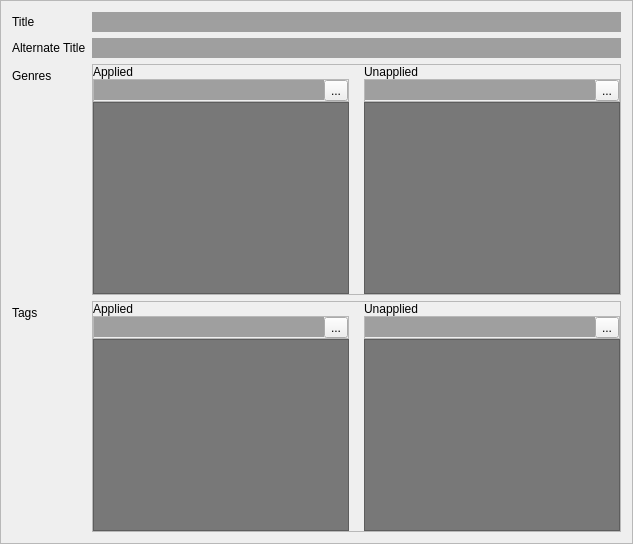
     <widget class="QFrame" name="frame">
      <property name="frameShape">
       <enum>QFrame::StyledPanel</enum>
      </property>
      <property name="frameShadow">
       <enum>QFrame::Sunken</enum>
      </property>
      <layout class="QFormLayout" name="formLayout">
       <item row="0" column="0">
        <widget class="QLabel" name="label">
         <property name="text">
          <string>Title</string>
         </property>
        </widget>
       </item>
       <item row="0" column="1">
        <widget class="QLineEdit" name="title">
         <property name="palette">
          <palette>
           <active>
            <colorrole role="Base">
             <brush brushstyle="SolidPattern">
              <color alpha="255">
               <red>159</red>
               <green>159</green>
               <blue>159</blue>
              </color>
             </brush>
            </colorrole>
           </active>
           <inactive>
            <colorrole role="Base">
             <brush brushstyle="SolidPattern">
              <color alpha="255">
               <red>159</red>
               <green>159</green>
               <blue>159</blue>
              </color>
             </brush>
            </colorrole>
           </inactive>
           <disabled>
            <colorrole role="Base">
             <brush brushstyle="SolidPattern">
              <color alpha="255">
               <red>108</red>
               <green>108</green>
               <blue>108</blue>
              </color>
             </brush>
            </colorrole>
           </disabled>
          </palette>
         </property>
         <property name="autoFillBackground">
          <bool>true</bool>
         </property>
         <property name="frame">
          <bool>false</bool>
         </property>
        </widget>
       </item>
       <item row="1" column="0">
        <widget class="QLabel" name="label_2">
         <property name="text">
          <string>Alternate Title</string>
         </property>
        </widget>
       </item>
       <item row="1" column="1">
        <widget class="QLineEdit" name="alt_title">
         <property name="palette">
          <palette>
           <active>
            <colorrole role="Base">
             <brush brushstyle="SolidPattern">
              <color alpha="255">
               <red>159</red>
               <green>159</green>
               <blue>159</blue>
              </color>
             </brush>
            </colorrole>
           </active>
           <inactive>
            <colorrole role="Base">
             <brush brushstyle="SolidPattern">
              <color alpha="255">
               <red>159</red>
               <green>159</green>
               <blue>159</blue>
              </color>
             </brush>
            </colorrole>
           </inactive>
           <disabled>
            <colorrole role="Base">
             <brush brushstyle="SolidPattern">
              <color alpha="255">
               <red>108</red>
               <green>108</green>
               <blue>108</blue>
              </color>
             </brush>
            </colorrole>
           </disabled>
          </palette>
         </property>
         <property name="autoFillBackground">
          <bool>true</bool>
         </property>
         <property name="frame">
          <bool>false</bool>
         </property>
        </widget>
       </item>
       <item row="2" column="0">
        <widget class="QLabel" name="label_24">
         <property name="text">
          <string>Genres</string>
         </property>
        </widget>
       </item>
       <item row="2" column="1">
        <widget class="QFrame" name="frame_14">
         <property name="frameShape">
          <enum>QFrame::StyledPanel</enum>
         </property>
         <property name="frameShadow">
          <enum>QFrame::Raised</enum>
         </property>
         <layout class="QGridLayout" name="gridLayout_4">
          <property name="leftMargin">
           <number>0</number>
          </property>
          <property name="topMargin">
           <number>0</number>
          </property>
          <property name="rightMargin">
           <number>0</number>
          </property>
          <property name="bottomMargin">
           <number>0</number>
          </property>
          <property name="horizontalSpacing">
           <number>15</number>
          </property>
          <property name="verticalSpacing">
           <number>0</number>
          </property>
          <item row="0" column="1">
           <widget class="QLabel" name="label_30">
            <property name="text">
             <string>Unapplied</string>
            </property>
           </widget>
          </item>
          <item row="0" column="0">
           <widget class="QLabel" name="label_29">
            <property name="text">
             <string>Applied</string>
            </property>
           </widget>
          </item>
          <item row="2" column="1">
           <widget class="QListWidget" name="genres_no_list">
            <property name="styleSheet">
             <string notr="true">QListWidget{background:rgb(120,120,120)}
QListWidget::item:selected{background: rgb(219, 219, 219)}
QListWidget::item:selected{color:black} </string>
            </property>
            <property name="editTriggers">
             <set>QAbstractItemView::NoEditTriggers</set>
            </property>
           </widget>
          </item>
          <item row="2" column="0">
           <widget class="QListWidget" name="genres_yes_list">
            <property name="styleSheet">
             <string notr="true">QListWidget{background:rgb(120,120,120)}
QListWidget::item:selected{background: rgb(219, 219, 219)}
QListWidget::item:selected{color:black} </string>
            </property>
            <property name="editTriggers">
             <set>QAbstractItemView::NoEditTriggers</set>
            </property>
           </widget>
          </item>
          <item row="1" column="0">
           <widget class="QFrame" name="frame_7">
            <property name="frameShape">
             <enum>QFrame::StyledPanel</enum>
            </property>
            <property name="frameShadow">
             <enum>QFrame::Raised</enum>
            </property>
            <layout class="QHBoxLayout" name="horizontalLayout_11">
             <property name="spacing">
              <number>0</number>
             </property>
             <property name="leftMargin">
              <number>0</number>
             </property>
             <property name="topMargin">
              <number>0</number>
             </property>
             <property name="rightMargin">
              <number>0</number>
             </property>
             <property name="bottomMargin">
              <number>0</number>
             </property>
             <item>
              <widget class="QLineEdit" name="genres_yes">
               <property name="palette">
                <palette>
                 <active>
                  <colorrole role="Base">
                   <brush brushstyle="SolidPattern">
                    <color alpha="255">
                     <red>159</red>
                     <green>159</green>
                     <blue>159</blue>
                    </color>
                   </brush>
                  </colorrole>
                 </active>
                 <inactive>
                  <colorrole role="Base">
                   <brush brushstyle="SolidPattern">
                    <color alpha="255">
                     <red>159</red>
                     <green>159</green>
                     <blue>159</blue>
                    </color>
                   </brush>
                  </colorrole>
                 </inactive>
                 <disabled>
                  <colorrole role="Base">
                   <brush brushstyle="SolidPattern">
                    <color alpha="255">
                     <red>108</red>
                     <green>108</green>
                     <blue>108</blue>
                    </color>
                   </brush>
                  </colorrole>
                 </disabled>
                </palette>
               </property>
               <property name="autoFillBackground">
                <bool>true</bool>
               </property>
               <property name="frame">
                <bool>false</bool>
               </property>
              </widget>
             </item>
             <item>
              <widget class="QToolButton" name="genres_yes_button">
               <property name="text">
                <string>...</string>
               </property>
              </widget>
             </item>
            </layout>
           </widget>
          </item>
          <item row="1" column="1">
           <widget class="QFrame" name="frame_15">
            <property name="frameShape">
             <enum>QFrame::StyledPanel</enum>
            </property>
            <property name="frameShadow">
             <enum>QFrame::Raised</enum>
            </property>
            <layout class="QHBoxLayout" name="horizontalLayout_12">
             <property name="spacing">
              <number>0</number>
             </property>
             <property name="leftMargin">
              <number>0</number>
             </property>
             <property name="topMargin">
              <number>0</number>
             </property>
             <property name="rightMargin">
              <number>0</number>
             </property>
             <property name="bottomMargin">
              <number>0</number>
             </property>
             <item>
              <widget class="QLineEdit" name="genres_no">
               <property name="palette">
                <palette>
                 <active>
                  <colorrole role="Base">
                   <brush brushstyle="SolidPattern">
                    <color alpha="255">
                     <red>159</red>
                     <green>159</green>
                     <blue>159</blue>
                    </color>
                   </brush>
                  </colorrole>
                 </active>
                 <inactive>
                  <colorrole role="Base">
                   <brush brushstyle="SolidPattern">
                    <color alpha="255">
                     <red>159</red>
                     <green>159</green>
                     <blue>159</blue>
                    </color>
                   </brush>
                  </colorrole>
                 </inactive>
                 <disabled>
                  <colorrole role="Base">
                   <brush brushstyle="SolidPattern">
                    <color alpha="255">
                     <red>108</red>
                     <green>108</green>
                     <blue>108</blue>
                    </color>
                   </brush>
                  </colorrole>
                 </disabled>
                </palette>
               </property>
               <property name="autoFillBackground">
                <bool>true</bool>
               </property>
               <property name="frame">
                <bool>false</bool>
               </property>
              </widget>
             </item>
             <item>
              <widget class="QToolButton" name="genres_no_button">
               <property name="text">
                <string>...</string>
               </property>
              </widget>
             </item>
            </layout>
           </widget>
          </item>
         </layout>
        </widget>
       </item>
       <item row="3" column="0">
        <widget class="QLabel" name="label_32">
         <property name="text">
          <string>Tags</string>
         </property>
        </widget>
       </item>
       <item row="3" column="1">
        <widget class="QFrame" name="frame_17">
         <property name="frameShape">
          <enum>QFrame::StyledPanel</enum>
         </property>
         <property name="frameShadow">
          <enum>QFrame::Raised</enum>
         </property>
         <layout class="QGridLayout" name="gridLayout_5">
          <property name="leftMargin">
           <number>0</number>
          </property>
          <property name="topMargin">
           <number>0</number>
          </property>
          <property name="rightMargin">
           <number>0</number>
          </property>
          <property name="bottomMargin">
           <number>0</number>
          </property>
          <property name="horizontalSpacing">
           <number>15</number>
          </property>
          <property name="verticalSpacing">
           <number>0</number>
          </property>
          <item row="2" column="0">
           <widget class="QListWidget" name="tags_yes_list">
            <property name="styleSheet">
             <string notr="true">QListWidget{background:rgb(120,120,120)}
QListWidget::item:selected{background: rgb(219, 219, 219)}
QListWidget::item:selected{color:black} </string>
            </property>
            <property name="editTriggers">
             <set>QAbstractItemView::NoEditTriggers</set>
            </property>
           </widget>
          </item>
          <item row="2" column="1">
           <widget class="QListWidget" name="tags_no_list">
            <property name="styleSheet">
             <string notr="true">QListWidget{background:rgb(120,120,120)}
QListWidget::item:selected{background: rgb(219, 219, 219)}
QListWidget::item:selected{color:black} </string>
            </property>
            <property name="editTriggers">
             <set>QAbstractItemView::NoEditTriggers</set>
            </property>
           </widget>
          </item>
          <item row="0" column="0">
           <widget class="QLabel" name="label_34">
            <property name="text">
             <string>Applied</string>
            </property>
           </widget>
          </item>
          <item row="0" column="1">
           <widget class="QLabel" name="label_33">
            <property name="text">
             <string>Unapplied</string>
            </property>
           </widget>
          </item>
          <item row="1" column="0">
           <widget class="QFrame" name="frame_16">
            <property name="frameShape">
             <enum>QFrame::StyledPanel</enum>
            </property>
            <property name="frameShadow">
             <enum>QFrame::Raised</enum>
            </property>
            <layout class="QHBoxLayout" name="horizontalLayout_13">
             <property name="spacing">
              <number>0</number>
             </property>
             <property name="leftMargin">
              <number>0</number>
             </property>
             <property name="topMargin">
              <number>0</number>
             </property>
             <property name="rightMargin">
              <number>0</number>
             </property>
             <property name="bottomMargin">
              <number>0</number>
             </property>
             <item>
              <widget class="QLineEdit" name="tags_yes">
               <property name="palette">
                <palette>
                 <active>
                  <colorrole role="Base">
                   <brush brushstyle="SolidPattern">
                    <color alpha="255">
                     <red>159</red>
                     <green>159</green>
                     <blue>159</blue>
                    </color>
                   </brush>
                  </colorrole>
                 </active>
                 <inactive>
                  <colorrole role="Base">
                   <brush brushstyle="SolidPattern">
                    <color alpha="255">
                     <red>159</red>
                     <green>159</green>
                     <blue>159</blue>
                    </color>
                   </brush>
                  </colorrole>
                 </inactive>
                 <disabled>
                  <colorrole role="Base">
                   <brush brushstyle="SolidPattern">
                    <color alpha="255">
                     <red>108</red>
                     <green>108</green>
                     <blue>108</blue>
                    </color>
                   </brush>
                  </colorrole>
                 </disabled>
                </palette>
               </property>
               <property name="autoFillBackground">
                <bool>true</bool>
               </property>
               <property name="frame">
                <bool>false</bool>
               </property>
              </widget>
             </item>
             <item>
              <widget class="QToolButton" name="tags_yes_button">
               <property name="text">
                <string>...</string>
               </property>
              </widget>
             </item>
            </layout>
           </widget>
          </item>
          <item row="1" column="1">
           <widget class="QFrame" name="frame_19">
            <property name="frameShape">
             <enum>QFrame::StyledPanel</enum>
            </property>
            <property name="frameShadow">
             <enum>QFrame::Raised</enum>
            </property>
            <layout class="QHBoxLayout" name="horizontalLayout_14">
             <property name="spacing">
              <number>0</number>
             </property>
             <property name="leftMargin">
              <number>0</number>
             </property>
             <property name="topMargin">
              <number>0</number>
             </property>
             <property name="rightMargin">
              <number>0</number>
             </property>
             <property name="bottomMargin">
              <number>0</number>
             </property>
             <item>
              <widget class="QLineEdit" name="tags_no">
               <property name="palette">
                <palette>
                 <active>
                  <colorrole role="Base">
                   <brush brushstyle="SolidPattern">
                    <color alpha="255">
                     <red>159</red>
                     <green>159</green>
                     <blue>159</blue>
                    </color>
                   </brush>
                  </colorrole>
                 </active>
                 <inactive>
                  <colorrole role="Base">
                   <brush brushstyle="SolidPattern">
                    <color alpha="255">
                     <red>159</red>
                     <green>159</green>
                     <blue>159</blue>
                    </color>
                   </brush>
                  </colorrole>
                 </inactive>
                 <disabled>
                  <colorrole role="Base">
                   <brush brushstyle="SolidPattern">
                    <color alpha="255">
                     <red>108</red>
                     <green>108</green>
                     <blue>108</blue>
                    </color>
                   </brush>
                  </colorrole>
                 </disabled>
                </palette>
               </property>
               <property name="autoFillBackground">
                <bool>true</bool>
               </property>
               <property name="frame">
                <bool>false</bool>
               </property>
              </widget>
             </item>
             <item>
              <widget class="QToolButton" name="tags_no_button">
               <property name="text">
                <string>...</string>
               </property>
              </widget>
             </item>
            </layout>
           </widget>
          </item>
         </layout>
        </widget>
       </item>
      </layout>
     </widget>
